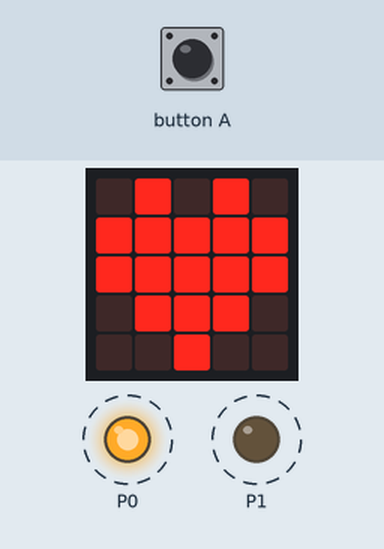
This program was run on a simulated BBC micro:bit (MakeCode). Parts: the board's 5×5 LED display, output pins drawn as LEDs (lit = HIGH). Dashed ring = blinking.

Above: at 0.1 s.
At 0.7 s:
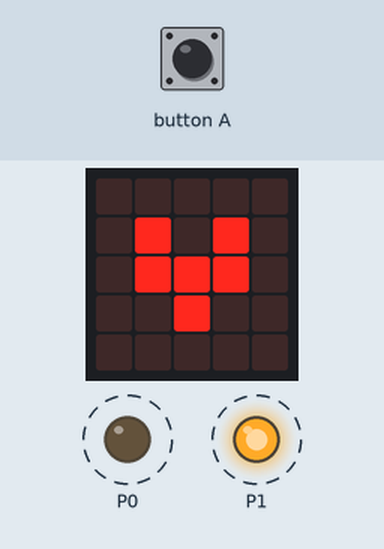
Timing chart, 0 to 130.0 s (numbered marks = the images above):
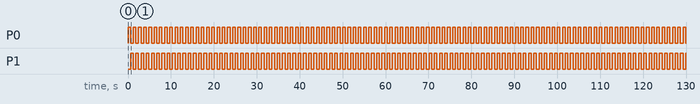

The program:

main.ts
```typescript
input.onButtonPressed(Button.A, function () {

})
basic.forever(function () {
    pins.digitalWritePin(DigitalPin.P0, 1)
    pins.digitalWritePin(DigitalPin.P1, 0)
    basic.showIcon(IconNames.Heart)
    pins.digitalWritePin(DigitalPin.P0, 0)
    pins.digitalWritePin(DigitalPin.P1, 1)
    basic.showIcon(IconNames.SmallHeart)
})
```

test.ts
```typescript
// aquí va el archivo "tests"; esto no se compilará cuando este paquete se utilice como una extensión.
```

Measured:
- by itself, P0: alternates HIGH for 0.60 s and LOW for 0.62 s
- by itself, P1: alternates HIGH for 0.62 s and LOW for 0.60 s
